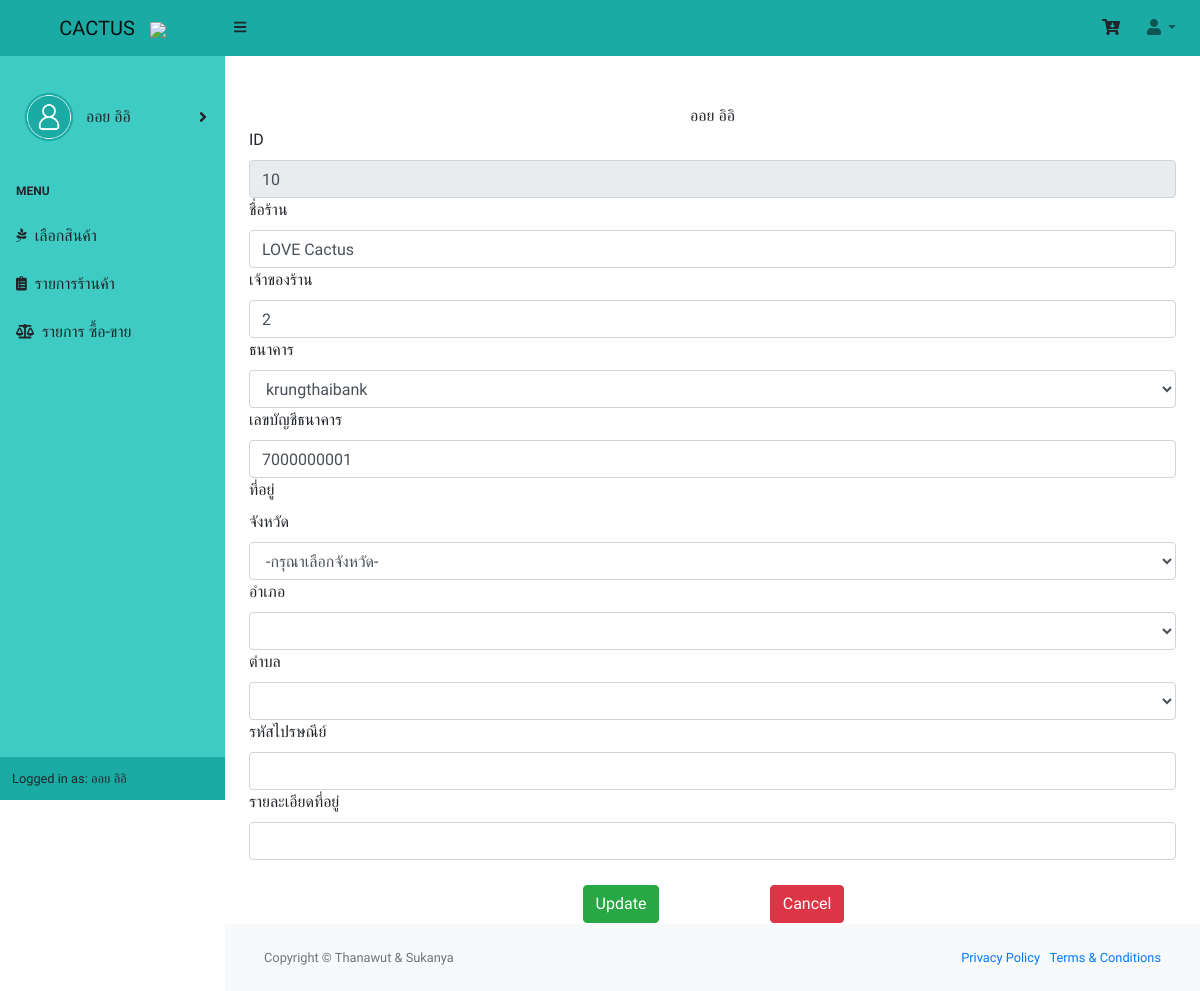
Page /update_shop.php?val=10 (signed in) on the committed database.
### tables this page shows
CREATE TABLE `shop` (
  `shop_id` int(11) NOT NULL,
  `shop_name` varchar(20) DEFAULT NULL,
  `person_authen_id` int(11) NOT NULL,
  `bank_account` varchar(20) DEFAULT NULL,
  `bank_account_number` varchar(10) DEFAULT NULL,
  `provinces` varchar(2) NOT NULL,
  `amphures` varchar(5) NOT NULL,
  `districts` varchar(6) NOT NULL,
  `zip_code` varchar(5) NOT NULL,
  `address_details` varchar(50) NOT NULL
);

### update_shop.php (the view, shortened to what this page needs)
<!DOCTYPE html>
<?php
    include "./connect/conn.php";
    include "./include/body.php";
?>
<html lang="en">
    <head>
        <link href="./css/styles2.css" rel="stylesheet" />
        <link href="https://cdn.datatables.net/1.10.20/css/dataTables.bootstrap4.min.css" rel="stylesheet" />
    </head>
<br>
<?php
    echo "<center>".$_SESSION['ses_person_fname']." ".$_SESSION['ses_person_lname']."</center>";
    $val = $_GET['val'];
    $sql = "SELECT shop.* FROM shop WHERE shop_id = '$val'";
    $result = $conn->query($sql);
    if ($result->num_rows > 0) {
        while($result_array = $result->fetch_assoc()) {
            $shop_id = $result_array['shop_id'];
            $shop_name = $result_array['shop_name'];
            $person_authen_id = $result_array['person_authen_id'];
            $bank_account = $result_array['bank_account'];
            $bank_account_number = $result_array['bank_account_number'];
        }
    }else{
        echo "<center>ไม่พบข้อมูล</center>";
    }
?>
<form id="form1" name="form1" method="POST" action="exec.php">
<label for="shop_id">ID</label>
<input id="shop_id" name="shop_id" type="text" value="<?php echo $shop_id; ?>" class="form-control input-lg" autocomplete=off disabled>
<label for="shop_name">ชื่อร้าน</label>
<input id="shop_name" name="shop_name" type="text" value="<?php echo $shop_name; ?>" maxlength="13" class="form-control input-lg" placeholder="ชื่อร้าน" autocomplete=off>
<label for="person_authen_id">เจ้าของร้าน</label>
<input id="person_authen_id" name="person_authen_id" type="text" value="<?php echo $person_authen_id; ?>" class="form-control input-lg" placeholder="ํเจ้าของร้าน" autocomplete=off >
<label for="bank_account">ธนาคาร</label><br>
<select class="form-control input-lg" id="bank_account" name="bank_account">
    <option value="<?php echo $bank_account;?>"><?php echo $bank_account;?></option>
</select>
<label for="bank_account_number">เลขบัญชีธนาคาร</label>
<input id="bank_account_number" name="bank_account_number" type="text" value="<?php echo $bank_account_number; ?>" maxlength="13" class="form-control input-lg" placeholder="กรุณาใส่ ชื่อร้าน" autocomplete=off>
<label for="sel1">ที่อยู่</label><br>
<label for="sel1">จังหวัด</label>
<select class="form-control" name="provinces" id="provinces">
            <option value="" selected disabled>-กรุณาเลือกจังหวัด-</option>
</select>
<label for="sel1">อำเภอ</label>
<select class="form-control" name="amphures" id="amphures"></select>
<label for="sel1">ตำบล</label>
<select class="form-control" name="districts" id="districts"></select>
<label for="sel1">รหัสไปรษณีย์</label>
<input type="text" name="zip_code" id="zip_code" class="form-control">
<label for="sel1">รายละเอียดที่อยู่</label>
<input type="text" name="address_details" id="address_details" class="form-control">
<br>
<center><table>
<tr>
    <td>
    <td>
        <button type="submit" onclick="return confirm('ยืนการแก้ไขข้อมูล')" class="btn btn-success btn-block">Update</button>
    </td>
    </td>
    <td width='40%'>
    </td>
    <td>
    <td><a href="show_shop.php" class="btn btn-danger btn-block">Cancel</a></td>
    </td>
</tr>
</table></center>
</form>
                <footer class="py-4 bg-light mt-auto">
                    <div class="container-fluid">
                        <div class="d-flex align-items-center justify-content-between small">
                            <div class="text-muted">Copyright &copy; Thanawut & Sukanya</div>
                            <div>
                                <a href="#">Privacy Policy</a>
                                &middot;
                                <a href="#">Terms &amp; Conditions</a>
                            </div>
                        </div>
                    </div>
                </footer>
    </body>
</html>

### update_shop.php (style rules this page uses)
body { font-family: 'Athiti', sans-serif; }
table { font-family: 'Athiti', sans-serif; font-size:medium; }
footer { background-color: #555; color: white; padding: 15px; }

### rows in the picture
shop: shop_id "10", shop_name "LOVE Cactus", person_authen_id "2", bank_account "krungthaibank", bank_account_number "7000000001"

### other values in the picture
$_SESSION['ses_person_fname'] "ออย"
$_SESSION['ses_person_lname'] "อิอิ"
